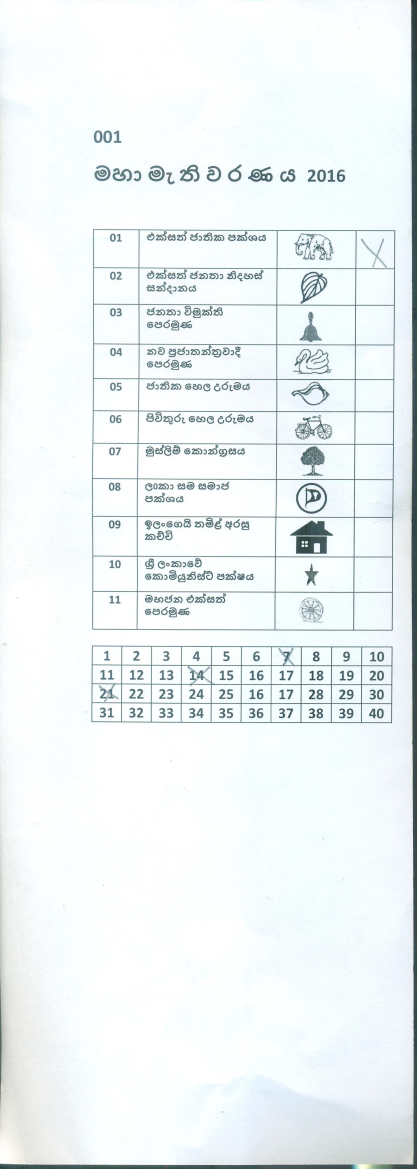
#> input picture 001.jpg, 1250 x 3506 px (shown at 1/3 size)
$ python ImageDetect.py   (older library calls are emulated)
#> lines starting #> are read from the running program, lines starting #| are printed output that depends on the picture; after the words box and inside, x2 and y2 are one past the last pixel; in counts of white or black regions, pixels touching at a corner belong together
import numpy as np
import cv2

img = cv2.imread('001.jpg')
#> img is the input picture: shape (3506, 1250, 3); mean B, G, R 244.8, 243.7, 237.5


gray = cv2.cvtColor(img,cv2.COLOR_BGR2GRAY)
#ret,thresh = cv2.threshold(gray,127,255,cv2.THRESH_BINARY_INV)


edges = cv2.Canny(gray,100,200,1)
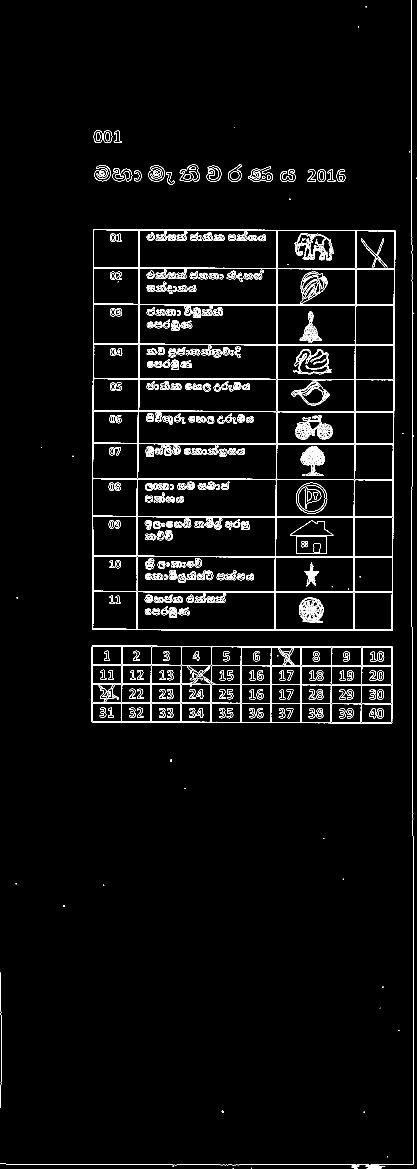
#> edges: shape (3506, 1250) (shown at 1/3 size); 2.6% white in thin lines or dots

im2,contours,hierarchy = cv2.findContours(edges,cv2.RETR_TREE,cv2.CHAIN_APPROX_SIMPLE)
#> contours = 2663 contours, 1636 with area under 20; largest, box (x1, y1, x2, y2) and area: (276, 687, 1186, 1892) 1085066, (276, 687, 1186, 1892) 1070420, (274, 1936, 1178, 2170) 207042, (274, 1936, 1178, 2170) 207040, (416, 914, 1066, 1234) 152556

cv2.drawContours(img,contours,-1,color=(0,255,0),thickness=3)
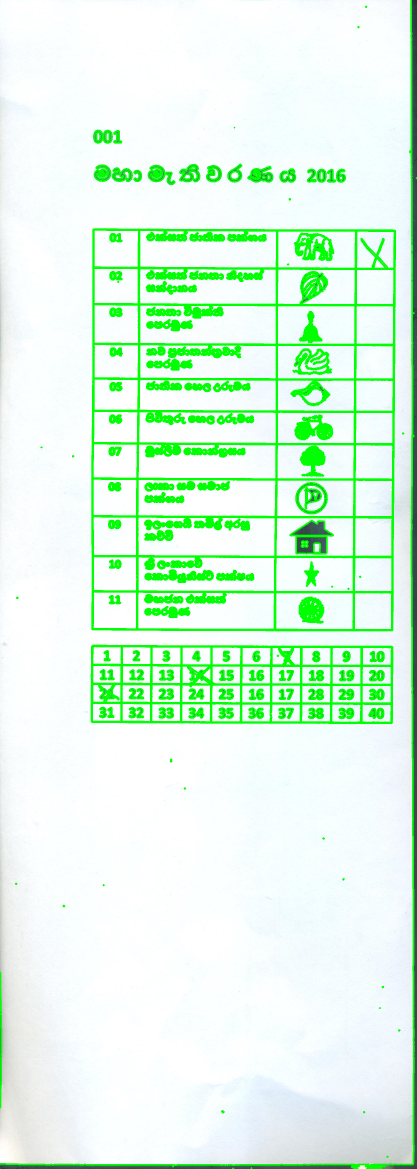
#> img: shape (3506, 1250, 3) (shown at 1/3 size); mean B, G, R 227.1, 249.6, 221.2

edges = cv2.resize(edges,(0,0),fx=0.25,fy=0.25)
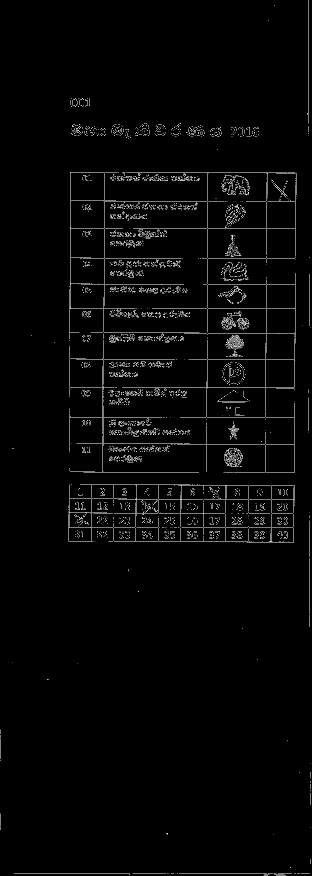
#> edges: shape (876, 312); min 0, max 255, mean 6.6
img = cv2.resize(img,(0,0),fx=0.25,fy=0.25)
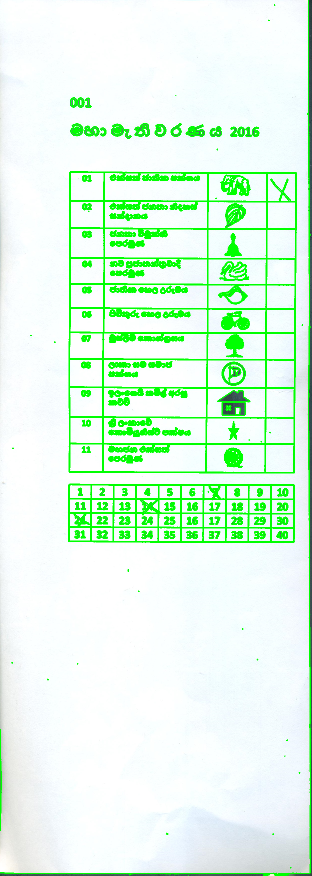
#> img: shape (876, 312, 3); mean B, G, R 227.6, 250.1, 221.8

cv2.imshow('Grey',edges)
cv2.imshow('Image',img)

#Wait for key to exit
while(True):
    if cv2.waitKey(1) & 0xFF == ord('q'):
#> (key q is pressed here)
        break
